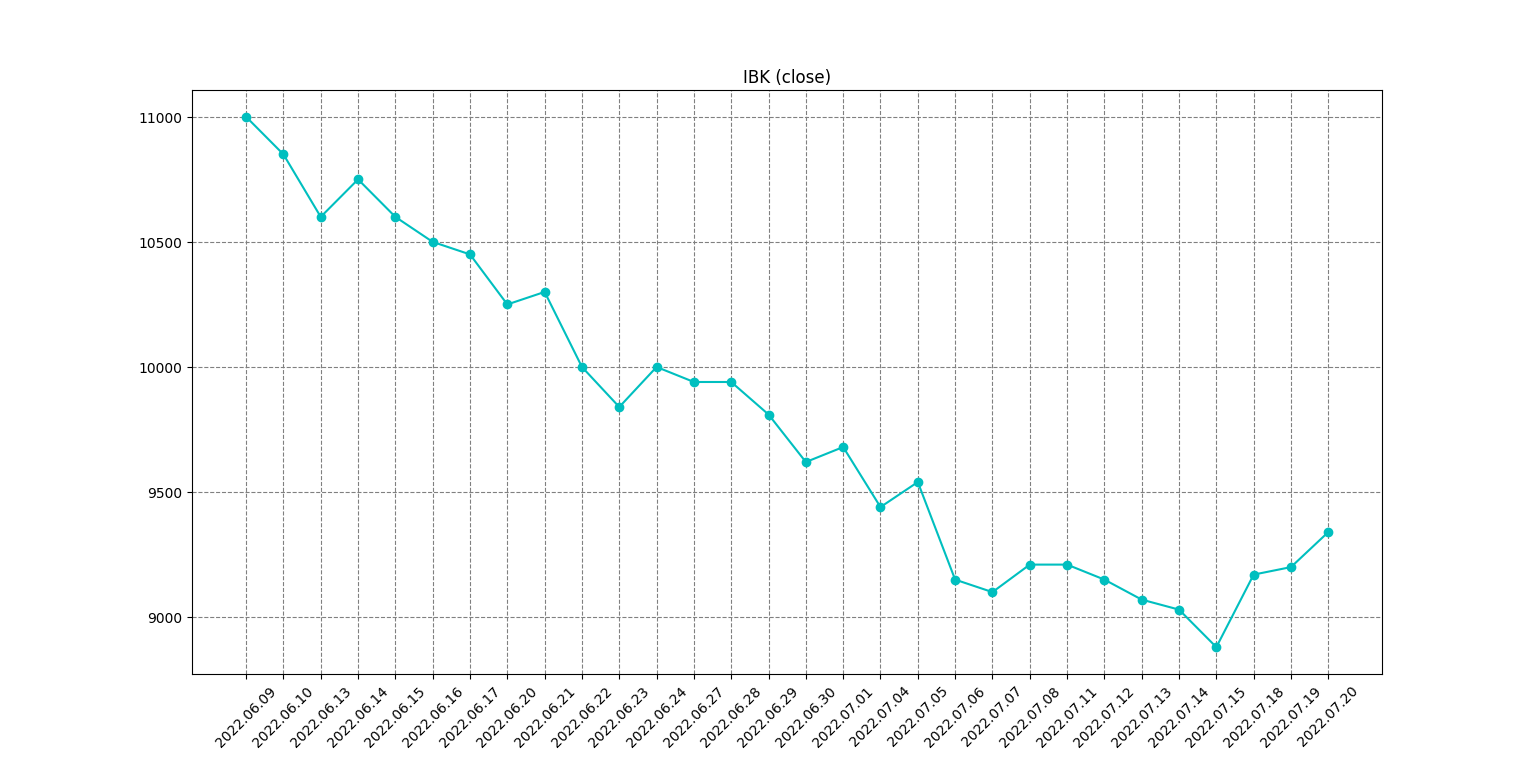

Python code for this plot:
import pandas as pd
from bs4 import BeautifulSoup
import requests
#using request rather than urllib
from matplotlib import pyplot as plt

url = 'https://finance.naver.com/item/sise_day.naver?code=024110&page=1'
html = requests.get(url, headers={'User-agent': 'Mozilla/5.0'}).text
bs = BeautifulSoup(html, 'lxml')
pgrr = bs.find('td', class_='pgRR')
s = str(pgrr.a['href']).split('=')
last_page = s[-1]

df = pd.DataFrame()
sise_url = 'https://finance.naver.com/item/sise_day.naver?code=024110'

for page in range(1, int(last_page)+1):
    url = '{}&page={}'.format(sise_url, page)
    html = requests.get(url, headers={'User-agent': 'Mozilla/5.0'}).text
    df = pd.concat([df, pd.read_html(html, header=0)[0]])

df = df.dropna()
df = df.iloc[0:30]
df = df.sort_values(by='날짜')

plt.title('IBK (close)')
#rotate 90 degree of x label
plt.xticks(rotation=45)  
#co: represent point as cyan color & -: represent connecting points by solid line
plt.plot(df['날짜'], df['종가'], 'co-')
plt.grid(color='gray', linestyle='--')
plt.show()
